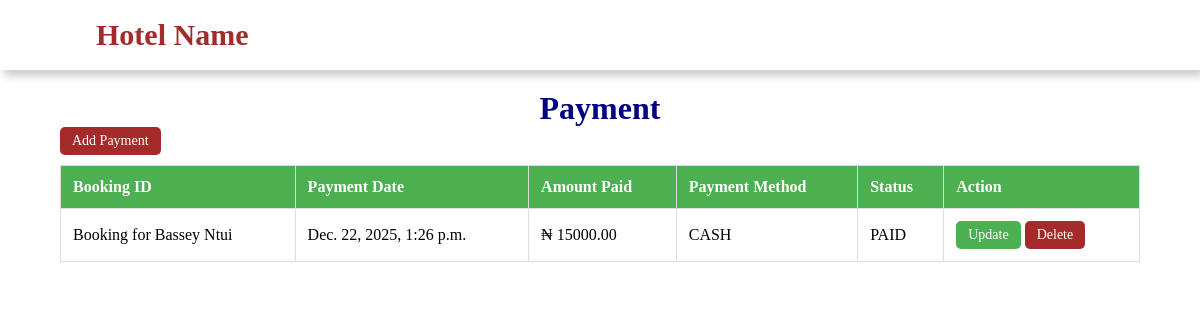
/payment/, run on the app's committed database.
### hotelapp/models.py (models this page shows, shortened)
class Payment(models.Model):
    booking = models.ForeignKey(Booking, on_delete=models.CASCADE, related_name='payments')
    payment_date = models.DateTimeField(auto_now_add=True)
    amount_paid = models.DecimalField(max_digits=8, decimal_places=2)
    payment_method = models.CharField(max_length=50, choices=[('CREDIT_CARD', 'Credit Card'), ('CASH', 'Cash'), ('ONLINE', 'Online')])
    status = models.CharField(max_length=20, choices=[('PAID', 'Paid'), ('PENDING', 'Pending'), ('FAILED', 'Failed')])

class Booking(models.Model):
    first_name = models.CharField(max_length=100, null=True)
    last_name = models.CharField(max_length=100, null=True)
    email = models.EmailField( null=True)
    phone_number = models.CharField(max_length=15, null=True)
    address = models.TextField(null=True, blank=True)
    room = models.ForeignKey(Room, on_delete=models.CASCADE, related_name='bookings')
    check_in = models.DateTimeField()
    check_out = models.DateTimeField()
    total_price = models.DecimalField(max_digits=8, decimal_places=2)
    booking_date = models.DateTimeField(auto_now_add=True)
    status = models.CharField(max_length=20, choices=[('pending', 'Pending'), ('confirm', 'Confirmed'), ('cancelled', 'Cancelled')])
    def __str__(self):
        return f"Booking for {self.first_name} {self.last_name}"

### hotelapp/views.py (the view)
# urls.py: path('payment/', views.payment_list,name='payment_list'),
def payment_list(request):
    payments = Payment.objects.all()
    context = {'payments':payments}
    return render(request, 'main/payment_list.html', context)

### templates/main/payment_list.html
{% extends 'base.html'%} {% block content%}
<div class="container">
  <h1>Payment</h1>
  <td>
    <a href="{% url 'payment_add'%}" class="btn secondary-btn">Add Payment</a>
  </td>
  <table class="responsive-table">
    <thead>
      <tr>
        <th>Booking ID</th>
        <th>Payment Date</th>
        <th>Amount Paid</th>
        <th>Payment Method</th>
        <th>Status</th>
        <th>Action</th>
      </tr>
    </thead>
    <tbody>
      {% for payment in payments %}
      <tr>
        <td>{{payment.booking}}</td>
        <td>{{payment.payment_date}}</td>
        <td>&#8358; {{payment.amount_paid}}</td>
        <td>{{payment.payment_method}}</td>
        <td>{{payment.status}}</td>
        <td>
          <a
            href="{% url 'payment_update' payment.id %}"
            class="btn primary-btn"
            >Update</a
          >
          <a
            href="{% url 'payment_delete' payment.id %}"
            class="btn secondary-btn"
            >Delete</a
          >
        </td>
      </tr>
      {% endfor %}
    </tbody>
  </table>
</div>
{% endblock content%}

### hotelapp/static/css/style.css (style rules this page uses)
* { margin: 0; padding: 0; box-sizing: border-box; }
.container { width: 90%; margin: 90px auto; }
.container h1 { text-align: center; color: navy; }
.responsive-table { width: 100%; border-collapse: collapse; margin: 10px 0; overflow-x: auto; -webkit-overflow-scrolling: touch; }
.responsive-table th, .responsive-table td { padding: 12px; text-align: left; border: 1px solid #ddd; }
.responsive-table th { background-color: #4CAF50; color: white; }
.btn { display: inline-block; padding: 6px 12px; font-size: 14px; text-decoration: none; border-radius: 5px; color: white; text-align: center; cursor: pointer; }
.primary-btn { background-color: #4CAF50; }
.secondary-btn { background-color: brown; }

### data on the page
Payment: booking "Booking for Bassey Ntui", payment_date "Dec. 22, 2025, 1:26 p.m.", amount_paid "15000.00", payment_method "CASH", status "PAID"
